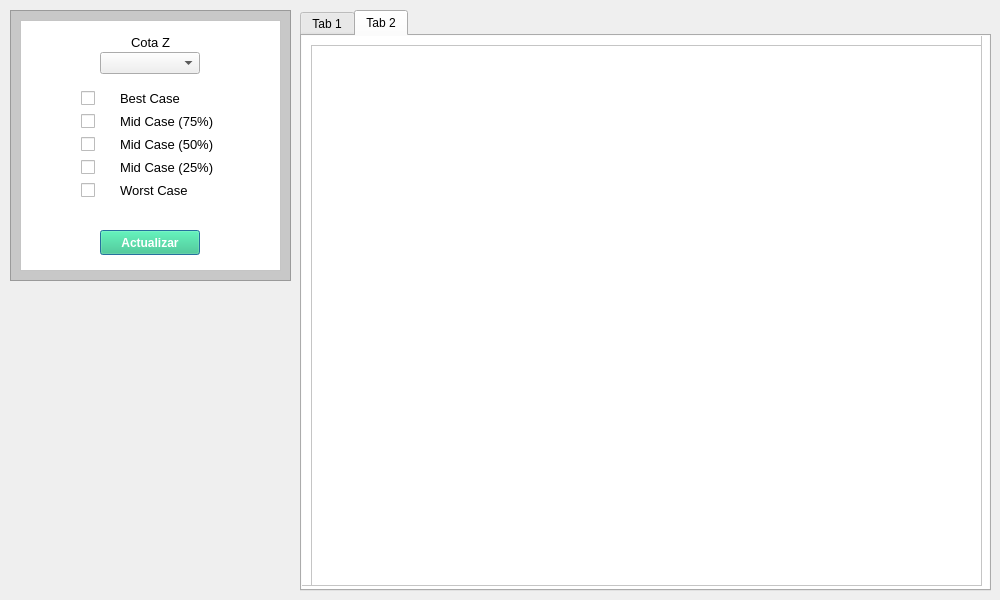
<?xml version="1.0" encoding="UTF-8"?>
<ui version="4.0">
 <class>Dialog</class>
 <widget class="QDialog" name="Dialog">
  <property name="geometry">
   <rect>
    <x>0</x>
    <y>0</y>
    <width>1000</width>
    <height>600</height>
   </rect>
  </property>
  <property name="minimumSize">
   <size>
    <width>1000</width>
    <height>600</height>
   </size>
  </property>
  <property name="maximumSize">
   <size>
    <width>1000</width>
    <height>16777215</height>
   </size>
  </property>
  <property name="windowTitle">
   <string>Dialog</string>
  </property>
  <property name="styleSheet">
   <string notr="true">#frame {
	background-color: rgb(200, 200, 200)
}

#frame_2 {
	background-color: rgb(255, 255, 255);
}

#frame_3 {
	background-color: rgb(255, 255, 255);
}

QLabel {
	font-family: MS Shell Dlg 2;
	font-size: 13px
}

#button_guardar {
	background-color: rgb(45, 200, 130);
	color: rgb(255, 255, 255);
	font-weight: bold;
	padding: 5px 10px;
} #button_guardar:hover {
	background-color: #45bf9c;
} #button_guardar:pressed {
	background-color: #b6f2e1;
} #button_guardar:!enabled {
	background-color: #319176;
}</string>
  </property>
  <widget class="QFrame" name="frame">
   <property name="geometry">
    <rect>
     <x>10</x>
     <y>10</y>
     <width>281</width>
     <height>271</height>
    </rect>
   </property>
   <property name="minimumSize">
    <size>
     <width>0</width>
     <height>0</height>
    </size>
   </property>
   <property name="maximumSize">
    <size>
     <width>300</width>
     <height>600</height>
    </size>
   </property>
   <property name="styleSheet">
    <string notr="true"/>
   </property>
   <property name="frameShape">
    <enum>QFrame::StyledPanel</enum>
   </property>
   <property name="frameShadow">
    <enum>QFrame::Raised</enum>
   </property>
   <widget class="QFrame" name="frame_3">
    <property name="geometry">
     <rect>
      <x>10</x>
      <y>10</y>
      <width>261</width>
      <height>251</height>
     </rect>
    </property>
    <property name="styleSheet">
     <string notr="true"/>
    </property>
    <property name="frameShape">
     <enum>QFrame::StyledPanel</enum>
    </property>
    <property name="frameShadow">
     <enum>QFrame::Raised</enum>
    </property>
    <widget class="QWidget" name="layoutWidget">
     <property name="geometry">
      <rect>
       <x>10</x>
       <y>10</y>
       <width>241</width>
       <height>181</height>
      </rect>
     </property>
     <layout class="QVBoxLayout" name="verticalLayout">
      <property name="spacing">
       <number>15</number>
      </property>
      <property name="leftMargin">
       <number>10</number>
      </property>
      <property name="topMargin">
       <number>0</number>
      </property>
      <property name="rightMargin">
       <number>10</number>
      </property>
      <property name="bottomMargin">
       <number>10</number>
      </property>
      <item>
       <layout class="QVBoxLayout" name="verticalLayout_2">
        <property name="spacing">
         <number>0</number>
        </property>
        <item>
         <widget class="QLabel" name="label_7">
          <property name="maximumSize">
           <size>
            <width>16777215</width>
            <height>20</height>
           </size>
          </property>
          <property name="text">
           <string>Cota Z</string>
          </property>
          <property name="alignment">
           <set>Qt::AlignCenter</set>
          </property>
         </widget>
        </item>
        <item alignment="Qt::AlignHCenter">
         <widget class="QComboBox" name="combo_cota">
          <property name="minimumSize">
           <size>
            <width>100</width>
            <height>0</height>
           </size>
          </property>
          <property name="maximumSize">
           <size>
            <width>100</width>
            <height>16777215</height>
           </size>
          </property>
         </widget>
        </item>
       </layout>
      </item>
      <item>
       <layout class="QGridLayout" name="gridLayout_2">
        <property name="horizontalSpacing">
         <number>25</number>
        </property>
        <property name="verticalSpacing">
         <number>8</number>
        </property>
        <item row="1" column="2">
         <widget class="QLabel" name="label_3">
          <property name="minimumSize">
           <size>
            <width>100</width>
            <height>0</height>
           </size>
          </property>
          <property name="maximumSize">
           <size>
            <width>100</width>
            <height>16777215</height>
           </size>
          </property>
          <property name="text">
           <string>Mid Case (75%)</string>
          </property>
         </widget>
        </item>
        <item row="2" column="2">
         <widget class="QLabel" name="label_4">
          <property name="minimumSize">
           <size>
            <width>100</width>
            <height>0</height>
           </size>
          </property>
          <property name="maximumSize">
           <size>
            <width>100</width>
            <height>16777215</height>
           </size>
          </property>
          <property name="text">
           <string>Mid Case (50%)</string>
          </property>
         </widget>
        </item>
        <item row="3" column="2">
         <widget class="QLabel" name="label_5">
          <property name="minimumSize">
           <size>
            <width>100</width>
            <height>0</height>
           </size>
          </property>
          <property name="maximumSize">
           <size>
            <width>100</width>
            <height>16777215</height>
           </size>
          </property>
          <property name="text">
           <string>Mid Case (25%)</string>
          </property>
         </widget>
        </item>
        <item row="0" column="2">
         <widget class="QLabel" name="label_2">
          <property name="minimumSize">
           <size>
            <width>100</width>
            <height>0</height>
           </size>
          </property>
          <property name="maximumSize">
           <size>
            <width>100</width>
            <height>16777215</height>
           </size>
          </property>
          <property name="styleSheet">
           <string notr="true"/>
          </property>
          <property name="text">
           <string>Best Case</string>
          </property>
         </widget>
        </item>
        <item row="0" column="0" rowspan="5">
         <spacer name="horizontalSpacer">
          <property name="orientation">
           <enum>Qt::Horizontal</enum>
          </property>
          <property name="sizeHint" stdset="0">
           <size>
            <width>40</width>
            <height>20</height>
           </size>
          </property>
         </spacer>
        </item>
        <item row="4" column="2">
         <widget class="QLabel" name="label_6">
          <property name="minimumSize">
           <size>
            <width>100</width>
            <height>0</height>
           </size>
          </property>
          <property name="maximumSize">
           <size>
            <width>100</width>
            <height>16777215</height>
           </size>
          </property>
          <property name="text">
           <string>Worst Case</string>
          </property>
         </widget>
        </item>
        <item row="0" column="3" rowspan="5">
         <spacer name="horizontalSpacer_2">
          <property name="orientation">
           <enum>Qt::Horizontal</enum>
          </property>
          <property name="sizeHint" stdset="0">
           <size>
            <width>40</width>
            <height>20</height>
           </size>
          </property>
         </spacer>
        </item>
        <item row="0" column="1">
         <widget class="QCheckBox" name="check_best">
          <property name="text">
           <string/>
          </property>
         </widget>
        </item>
        <item row="1" column="1">
         <widget class="QCheckBox" name="check_mid75">
          <property name="text">
           <string/>
          </property>
         </widget>
        </item>
        <item row="2" column="1">
         <widget class="QCheckBox" name="check_mid50">
          <property name="text">
           <string/>
          </property>
         </widget>
        </item>
        <item row="3" column="1">
         <widget class="QCheckBox" name="check_mid25">
          <property name="text">
           <string/>
          </property>
         </widget>
        </item>
        <item row="4" column="1">
         <widget class="QCheckBox" name="check_worst">
          <property name="text">
           <string/>
          </property>
         </widget>
        </item>
       </layout>
      </item>
     </layout>
    </widget>
    <widget class="QPushButton" name="button_guardar">
     <property name="geometry">
      <rect>
       <x>80</x>
       <y>210</y>
       <width>100</width>
       <height>25</height>
      </rect>
     </property>
     <property name="maximumSize">
      <size>
       <width>100</width>
       <height>16777215</height>
      </size>
     </property>
     <property name="text">
      <string>Actualizar</string>
     </property>
    </widget>
   </widget>
  </widget>
  <widget class="QTabWidget" name="tabWidget">
   <property name="geometry">
    <rect>
     <x>300</x>
     <y>10</y>
     <width>691</width>
     <height>581</height>
    </rect>
   </property>
   <property name="styleSheet">
    <string notr="true">QFrame {
	background-color: rgb(255, 255, 255)
}</string>
   </property>
   <property name="currentIndex">
    <number>1</number>
   </property>
   <widget class="QWidget" name="tab">
    <attribute name="title">
     <string>Tab 1</string>
    </attribute>
    <widget class="QFrame" name="frame_2">
     <property name="geometry">
      <rect>
       <x>0</x>
       <y>0</y>
       <width>691</width>
       <height>561</height>
      </rect>
     </property>
     <property name="minimumSize">
      <size>
       <width>0</width>
       <height>0</height>
      </size>
     </property>
     <property name="maximumSize">
      <size>
       <width>1000</width>
       <height>600</height>
      </size>
     </property>
     <property name="frameShape">
      <enum>QFrame::StyledPanel</enum>
     </property>
     <property name="frameShadow">
      <enum>QFrame::Raised</enum>
     </property>
     <widget class="QGraphicsView" name="graphicsView">
      <property name="geometry">
       <rect>
        <x>10</x>
        <y>10</y>
        <width>671</width>
        <height>541</height>
       </rect>
      </property>
     </widget>
    </widget>
   </widget>
   <widget class="QWidget" name="tab_2">
    <attribute name="title">
     <string>Tab 2</string>
    </attribute>
    <widget class="QFrame" name="frame_4">
     <property name="geometry">
      <rect>
       <x>-1</x>
       <y>-1</y>
       <width>681</width>
       <height>551</height>
      </rect>
     </property>
     <property name="frameShape">
      <enum>QFrame::StyledPanel</enum>
     </property>
     <property name="frameShadow">
      <enum>QFrame::Raised</enum>
     </property>
     <widget class="QTableView" name="table_statistics">
      <property name="geometry">
       <rect>
        <x>10</x>
        <y>10</y>
        <width>671</width>
        <height>541</height>
       </rect>
      </property>
     </widget>
    </widget>
   </widget>
  </widget>
 </widget>
 <resources/>
 <connections/>
</ui>
